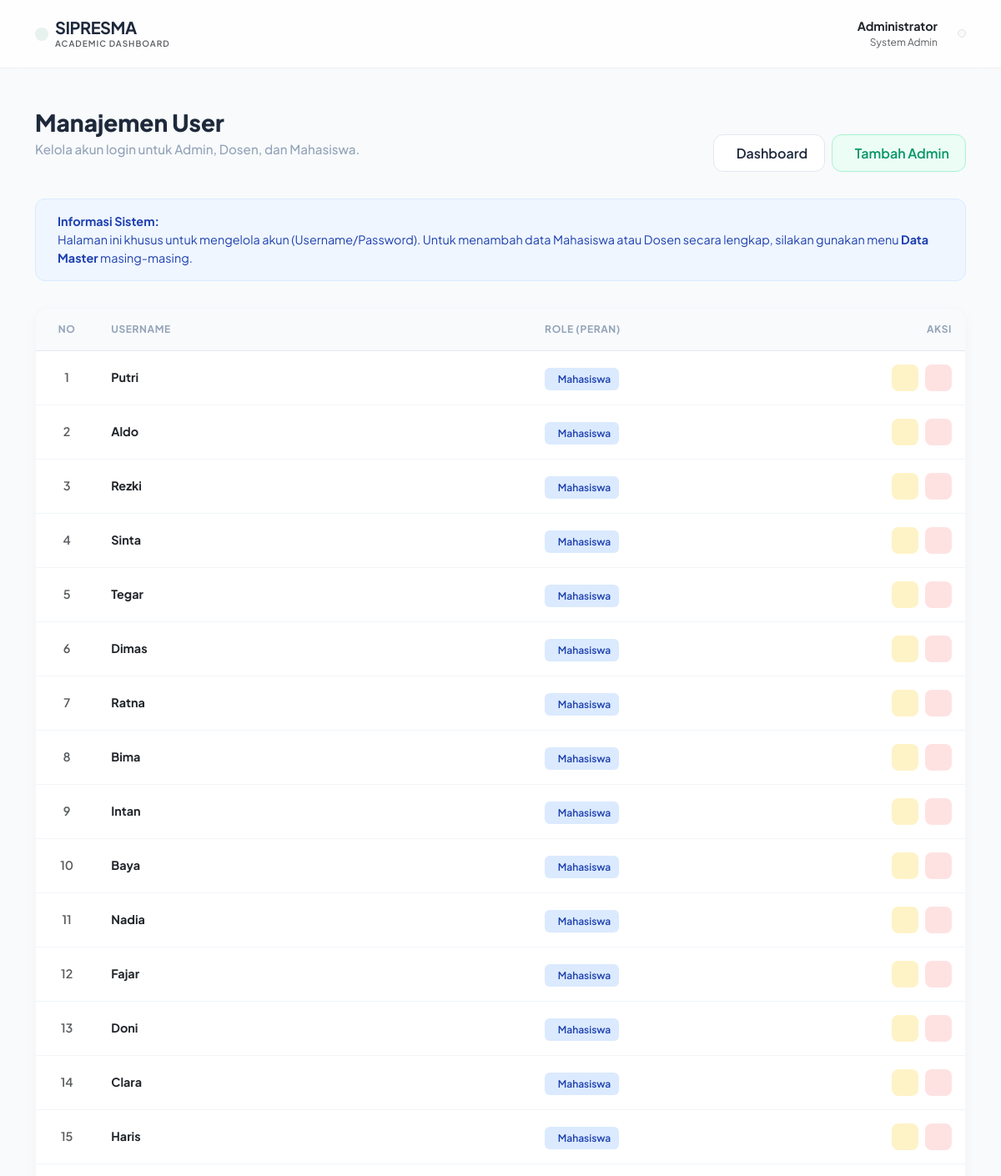
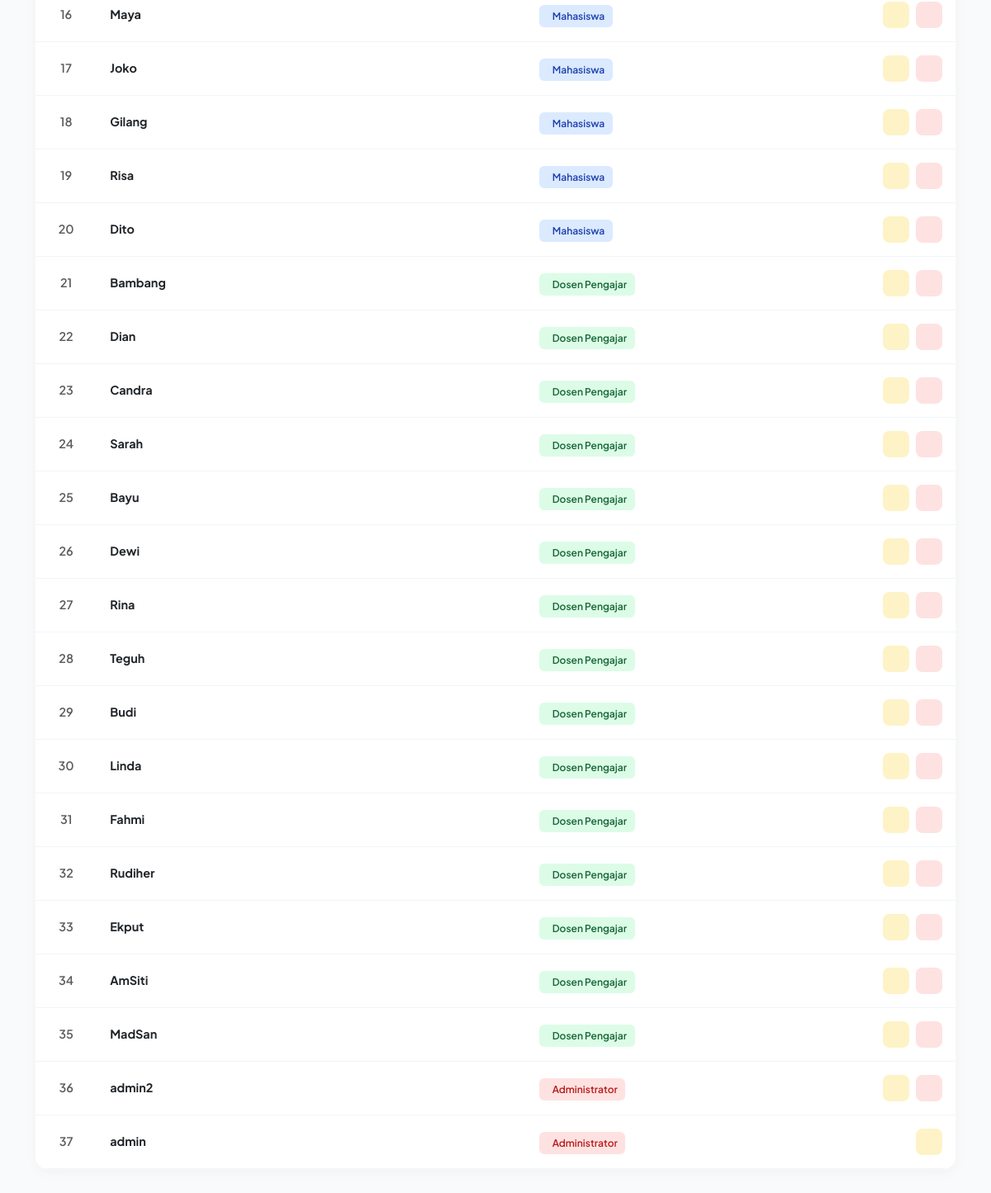
The app's page /user/index.php (signed in) with its own data (2 pictures, top to bottom).
### tables this page shows
CREATE TABLE `user` (
  `id_user` int(11) NOT NULL,
  `username` varchar(50) NOT NULL,
  `password` varchar(255) NOT NULL,
  `role` enum('admin','dosen','mahasiswa') NOT NULL,
  `created_at` timestamp NOT NULL DEFAULT current_timestamp()
);

### user/index.php (the view, shortened to what this page needs)
<?php
include '../config/koneksi.php';
?>
<!DOCTYPE html>
<html lang="id">
<head>
    <link href="https://cdn.jsdelivr.net/npm/bootstrap@5.3.0/dist/css/bootstrap.min.css" rel="stylesheet">
</head>
<body>
    <nav class="navbar navbar-expand-lg navbar-clean mb-5">
        <div class="container">
            <a class="navbar-brand d-flex align-items-center gap-2" href="#">
                <div class="bg-success bg-opacity-10 p-2 rounded-3 text-success d-flex">
                </div>
                <div>
                    <h5 class="fw-bold mb-0 brand-text">SIPRESMA</h5>
                    <p class="mb-0 text-muted" style="font-size: 10px; font-weight: 600; letter-spacing: 1px;">ACADEMIC DASHBOARD</p>
                </div>
            </a>
            <div class="d-flex align-items-center gap-4">
                <div class="d-none d-md-block text-end">
                    <p class="mb-0 fw-bold text-dark" style="font-size: 0.9rem;">Administrator</p>
                    <p class="mb-0 text-muted" style="font-size: 0.75rem;">System Admin</p>
                </div>
                <div class="dropdown">
                    <a href="#" class="d-flex align-items-center text-decoration-none" data-bs-toggle="dropdown">
                        <div class="bg-light rounded-circle border p-1">
                        </div>
                    </a>
                </div>
            </div>
        </div>
    </nav>
    <div class="container">
        <div class="page-header">
            <div>
                <h2 class="page-title">Manajemen User</h2>
                <p class="page-subtitle">Kelola akun login untuk Admin, Dosen, dan Mahasiswa.</p>
            </div>
            <div class="d-flex gap-2">
                <a href="../dashboard/index.php" class="btn-clean">
                    <iconify-icon icon="solar:arrow-left-linear"></iconify-icon> Dashboard
                </a>
                <a href="create.php" class="btn-primary-soft">
                    <iconify-icon icon="solar:user-plus-bold"></iconify-icon> Tambah Admin
                </a>
            </div>
        </div>
        <div class="alert-soft-info">
            <div>
                <strong>Informasi Sistem:</strong><br>
                Halaman ini khusus untuk mengelola akun (Username/Password).
                Untuk menambah data Mahasiswa atau Dosen secara lengkap, silakan gunakan menu <strong>Data Master</strong> masing-masing.
            </div>
        </div>
        <div class="card-modern">
            <div class="table-responsive">
                <table class="table table-custom mb-0">
                    <thead>
                        <tr>
                            <th width="5%" class="text-center">No</th>
                            <th width="35%">Username</th>
                            <th width="20%">Role (Peran)</th>
                            <th width="15%" class="text-end">Aksi</th>
                        </tr>
                    </thead>
                    <tbody>
                        <?php
                        $query = mysqli_query($koneksi, "SELECT * FROM user ORDER BY id_user DESC");
                        $no = 1;
                        while ($data = mysqli_fetch_array($query)) {
                            if($data['role']=='admin') { $badge='badge-admin'; $icon='solar:shield-user-bold'; $role='Administrator'; }
                            elseif($data['role']=='dosen') { $badge='badge-dosen'; $icon='solar:user-id-bold'; $role='Dosen Pengajar'; }
                            else { $badge='badge-mhs'; $icon='solar:square-academic-cap-bold'; $role='Mahasiswa'; }
                        ?>
                            <tr>
                                <td class="text-center fw-semibold text-muted"><?php echo $no++; ?></td>
                                <td><span class="fw-bold text-dark"><?php echo $data['username']; ?></span></td>
                                <td><span class="badge-pill <?php echo $badge; ?>"><iconify-icon icon="<?php echo $icon; ?>"></iconify-icon> <?php echo $role; ?></span></td>
                                <td class="text-end">
                                    <div class="d-flex justify-content-end gap-2">
                                        <a href="update.php?id=<?php echo $data['id_user']; ?>" class="btn-icon-soft btn-edit"><iconify-icon icon="solar:pen-bold"></iconify-icon></a>
                                        <?php if($data['username'] != $_SESSION['username']) { ?>
                                            <a href="delete.php?id=<?php echo $data['id_user']; ?>" class="btn-icon-soft btn-delete" onclick="return confirm('Hapus user?')"><iconify-icon icon="solar:trash-bin-trash-bold"></iconify-icon></a>
                                        <?php } ?>
                                    </div>
                                </td>
                            </tr>
                        <?php } ?>
                    </tbody>
                </table>
            </div>
        </div>
    </div>
</body>
</html>

### user/index.php (style rules this page uses)
:root { --primary: #10b981; --bg-body: #f8fafc; --text-main: #1e293b; --text-muted: #94a3b8; --card-shadow: 0 4px 15px rgba(0,0,0,0.03); }
body { font-family: 'Plus Jakarta Sans', sans-serif; background-color: var(--bg-body); color: var(--text-main); min-height: 100vh; padding-bottom: 3rem; }
.navbar-clean { background: rgba(255, 255, 255, 0.8); backdrop-filter: blur(12px); border-bottom: 1px solid rgba(0,0,0,0.05); padding: 1rem 0; position: sticky; top: 0; z-index: 100; }
.brand-text { color: var(--text-main); letter-spacing: -0.5px; }
.page-header { margin-top: 2rem; margin-bottom: 2rem; display: flex; justify-content: space-between; align-items: end; }
.page-title { font-size: 1.75rem; font-weight: 800; color: var(--text-main); margin-bottom: 0.25rem; }
.page-subtitle { color: var(--text-muted); font-size: 0.95rem; font-weight: 500; }
.alert-soft-info { background: #eff6ff; border: 1px solid #dbeafe; color: #1e40af; border-radius: 12px; padding: 1rem; font-size: 0.9rem; display: flex; gap: 10px; align-items: flex-start; margin-bottom: 2rem; }
.card-modern { background: white; border-radius: 16px; border: 1px solid rgba(0,0,0,0.03); box-shadow: var(--card-shadow); overflow: hidden; }
.table-custom thead th { background-color: #f8fafc; color: var(--text-muted); font-weight: 700; font-size: 0.75rem; text-transform: uppercase; letter-spacing: 0.05em; padding: 1rem; border-bottom: 1px solid #e2e8f0; }
.table-custom tbody td { padding: 1rem; vertical-align: middle; border-bottom: 1px solid #f1f5f9; font-size: 0.9rem; color: var(--text-main); }
.badge-pill { padding: 0.35em 0.8em; border-radius: 6px; font-weight: 600; font-size: 0.75rem; display: inline-flex; align-items: center; gap: 6px; }
.badge-admin { background: #fee2e2; color: #b91c1c; }
.badge-dosen { background: #dcfce7; color: #166534; }
.badge-mhs { background: #dbeafe; color: #1e40af; }
.btn-clean { background: white; border: 1px solid #e2e8f0; color: var(--text-main); font-weight: 600; padding: 0.6rem 1.2rem; border-radius: 12px; display: inline-flex; align-items: center; gap: 8px; text-decoration: none; transition: all 0.2s; }
.btn-primary-soft { background: #ecfdf5; color: #059669; border: 1px solid #a7f3d0; font-weight: 600; padding: 0.6rem 1.2rem; border-radius: 12px; display: inline-flex; align-items: center; gap: 8px; text-decoration: none; transition: all 0.2s; }
.btn-icon-soft { width: 32px; height: 32px; border-radius: 8px; display: flex; align-items: center; justify-content: center; transition: all 0.2s; border: none; text-decoration: none; }
.btn-edit { background: #fef3c7; color: #b45309; }
.btn-delete { background: #fee2e2; color: #b91c1c; }

### records on screen
user: username "Putri", role "Mahasiswa"
user: username "Aldo", role "Mahasiswa"
user: username "Rezki", role "Mahasiswa"
user: username "Sinta", role "Mahasiswa"
user: username "Tegar", role "Mahasiswa"
user: username "Dimas", role "Mahasiswa"
user: username "Ratna", role "Mahasiswa"
user: username "Bima", role "Mahasiswa"
user: username "Intan", role "Mahasiswa"
user: username "Baya", role "Mahasiswa"
user: username "Nadia", role "Mahasiswa"
user: username "Fajar", role "Mahasiswa"
user: username "Doni", role "Mahasiswa"
user: username "Clara", role "Mahasiswa"
user: username "Haris", role "Mahasiswa"
user: username "Maya", role "Mahasiswa"
user: username "Joko", role "Mahasiswa"
user: username "Gilang", role "Mahasiswa"
user: username "Risa", role "Mahasiswa"
user: username "Dito", role "Mahasiswa"
user: username "Bambang", role "Dosen Pengajar"
user: username "Dian", role "Dosen Pengajar"
user: username "Candra", role "Dosen Pengajar"
user: username "Sarah", role "Dosen Pengajar"
user: username "Bayu", role "Dosen Pengajar"
user: username "Dewi", role "Dosen Pengajar"
user: username "Rina", role "Dosen Pengajar"
user: username "Teguh", role "Dosen Pengajar"
user: username "Budi", role "Dosen Pengajar"
user: username "Linda", role "Dosen Pengajar"
user: username "Fahmi", role "Dosen Pengajar"
user: username "Rudiher", role "Dosen Pengajar"
user: username "Ekput", role "Dosen Pengajar"
user: username "AmSiti", role "Dosen Pengajar"
user: username "MadSan", role "Dosen Pengajar"
user: username "admin2", role "Administrator"
user: username "admin", role "Administrator"
